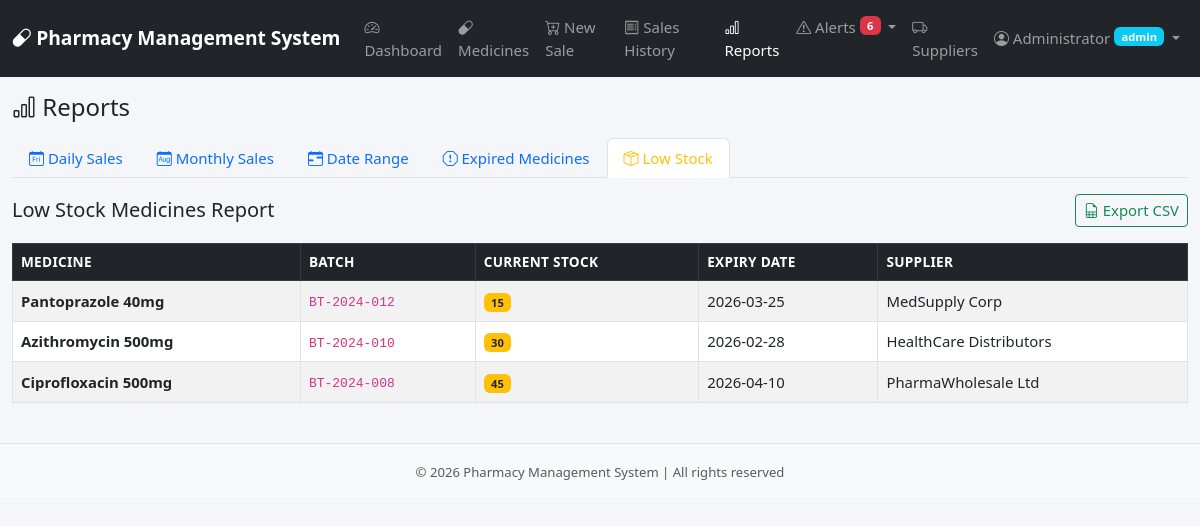
The page /admin/reports.php?type=lowstock (signed in) on the database its author committed.
### tables this page shows
CREATE TABLE `medicines` (
    `id` INT UNSIGNED AUTO_INCREMENT PRIMARY KEY,
    `name` VARCHAR(200) NOT NULL,
    `batch_number` VARCHAR(50) NOT NULL,
    `expiry_date` DATE NOT NULL,
    `purchase_price` DECIMAL(10,2) NOT NULL CHECK (`purchase_price` > 0),
    `sale_price` DECIMAL(10,2) NOT NULL CHECK (`sale_price` > 0),
    `quantity` INT NOT NULL DEFAULT 0 CHECK (`quantity` >= 0),
    `supplier_id` INT UNSIGNED DEFAULT NULL,
    `created_at` DATETIME NOT NULL DEFAULT CURRENT_TIMESTAMP,
    `updated_at` DATETIME DEFAULT NULL ON UPDATE CURRENT_TIMESTAMP,
    INDEX `idx_medicines_name` (`name`),
    INDEX `idx_medicines_expiry` (`expiry_date`),
    INDEX `idx_medicines_batch` (`batch_number`),
    INDEX `idx_medicines_quantity` (`quantity`),
    CONSTRAINT `fk_medicines_supplier` FOREIGN KEY (`supplier_id`) REFERENCES `suppliers`(`id`) ON DELETE SET NULL
);

CREATE TABLE `suppliers` (
    `id` INT UNSIGNED AUTO_INCREMENT PRIMARY KEY,
    `name` VARCHAR(150) NOT NULL,
    `phone` VARCHAR(20) DEFAULT NULL,
    `email` VARCHAR(150) DEFAULT NULL,
    `address` TEXT DEFAULT NULL,
    `created_at` DATETIME NOT NULL DEFAULT CURRENT_TIMESTAMP
);

### config/db.php (called while the page is built, shortened)
<?php
function h($string) {
    return htmlspecialchars($string, ENT_QUOTES, 'UTF-8');
}

### admin/reports.php (the view, shortened to what this page needs)
<?php
require_once __DIR__ . '/../includes/header.php';
$db = getDB();
$reportType = $_GET['type'] ?? 'daily';
$reportData = [];
$reportTitle = '';
$columns = [];
switch ($reportType) {
    case 'lowstock':
        $reportTitle = 'Low Stock Medicines Report';
        $columns = ['Medicine', 'Batch', 'Current Stock', 'Expiry Date', 'Supplier'];
        $stmt = $db->prepare("SELECT m.name, m.batch_number, m.quantity, m.expiry_date, s.name as supplier_name
            FROM medicines m LEFT JOIN suppliers s ON m.supplier_id = s.id
            WHERE m.quantity > 0 AND m.quantity <= :threshold ORDER BY m.quantity ASC");
        $stmt->execute(['threshold' => LOW_STOCK_THRESHOLD]);
        $reportData = $stmt->fetchAll();
        break;
}
?>
<h4 class="mb-3"><i class="bi bi-bar-chart"></i> Reports</h4>
<ul class="nav nav-tabs mb-3">
    <li class="nav-item">
        <a class="nav-link <?= $reportType === 'daily' ? 'active' : '' ?>" href="?type=daily">
            <i class="bi bi-calendar-day"></i> Daily Sales
        </a>
    </li>
    <li class="nav-item">
        <a class="nav-link <?= $reportType === 'monthly' ? 'active' : '' ?>" href="?type=monthly">
            <i class="bi bi-calendar-month"></i> Monthly Sales
        </a>
    </li>
    <li class="nav-item">
        <a class="nav-link <?= $reportType === 'daterange' ? 'active' : '' ?>" href="?type=daterange">
            <i class="bi bi-calendar-range"></i> Date Range
        </a>
    </li>
    <li class="nav-item">
        <a class="nav-link <?= $reportType === 'expired' ? 'active text-danger' : '' ?>" href="?type=expired">
            <i class="bi bi-exclamation-octagon"></i> Expired Medicines
        </a>
    </li>
    <li class="nav-item">
        <a class="nav-link <?= $reportType === 'lowstock' ? 'active text-warning' : '' ?>" href="?type=lowstock">
            <i class="bi bi-box-seam"></i> Low Stock
        </a>
    </li>
</ul>
<div class="d-flex justify-content-between align-items-center mb-3">
    <h5 class="mb-0"><?= h($reportTitle) ?></h5>
    <?php if (!empty($reportData)): ?>
    <a href="?<?= http_build_query(array_merge($_GET, ['export' => 1])) ?>" class="btn btn-outline-success btn-sm">
        <i class="bi bi-file-earmark-spreadsheet"></i> Export CSV
    </a>
    <?php endif; ?>
</div>
<div class="table-responsive">
    <table class="table table-bordered table-hover table-striped align-middle">
        <thead class="table-dark">
            <tr>
                <?php foreach ($columns as $col): ?>
                    <th><?= h($col) ?></th>
                <?php endforeach; ?>
            </tr>
        </thead>
        <tbody>
            <?php if (empty($reportData)): ?>
                <tr><td colspan="<?= count($columns) ?>" class="text-center text-muted py-3">No data found for this report.</td></tr>
            <?php else: ?>
                <?php if ($reportType === 'daily'): ?>
                    <?php $dayTotal = 0; foreach ($reportData as $r): $dayTotal += $r['total_amount']; ?>
                    <tr>
                        <td><a href="/pharmacy-system/admin/sale_detail.php?id=<?= $r['id'] ?>">#<?= $r['id'] ?></a></td>
                        <td><?= date('h:i A', strtotime($r['sale_date'])) ?></td>
                        <td><?= $r['item_count'] ?></td>
                        <td class="fw-semibold">$<?= number_format($r['total_amount'], 2) ?></td>
                        <td><?= h($r['user_name'] ?? 'N/A') ?></td>
                    </tr>
                    <?php endforeach; ?>
                    </tbody>
                    <tfoot class="table-dark">
                        <tr>
                            <td colspan="3" class="text-end fw-bold">Day Total:</td>
                            <td class="fw-bold">$<?= number_format($dayTotal, 2) ?></td>
                            <td></td>
                        </tr>
                    </tfoot>
                <?php elseif ($reportType === 'lowstock'): ?>
                    <?php foreach ($reportData as $r): ?>
                    <tr>
                        <td class="fw-semibold"><?= h($r['name']) ?></td>
                        <td><code><?= h($r['batch_number']) ?></code></td>
                        <td><span class="badge bg-warning text-dark"><?= $r['quantity'] ?></span></td>
                        <td><?= h($r['expiry_date']) ?></td>
                        <td><?= h($r['supplier_name'] ?? '—') ?></td>
                    </tr>
                    <?php endforeach; ?>
                <?php endif; ?>
            <?php endif; ?>
        </tbody>
    </table>
</div>
<?php require_once __DIR__ . '/../includes/footer.php'; ?>

### assets/css/style.css (style rules this page uses)
body { font-size: 15px; background-color: #f5f6fa; }
.table th { font-size: 0.85rem; text-transform: uppercase; letter-spacing: 0.3px; white-space: nowrap; }
.table td { font-size: 0.93rem; vertical-align: middle; }
.btn { font-size: 0.93rem; }
.badge { font-weight: 600; }

### rows shown on the page
medicines: name "Pantoprazole 40mg", batch_number "BT-2024-012", quantity "15", expiry_date "2026-03-25", supplier.name "MedSupply Corp"
medicines: name "Azithromycin 500mg", batch_number "BT-2024-010", quantity "30", expiry_date "2026-02-28", supplier.name "HealthCare Distributors"
medicines: name "Ciprofloxacin 500mg", batch_number "BT-2024-008", quantity "45", expiry_date "2026-04-10", supplier.name "PharmaWholesale Ltd"

### other values the page prints
APP_NAME "Pharmacy Management System"
$totalAlerts "6"
$_SESSION['user_name'] "Administrator"
$_SESSION['user_role'] "admin"
$reportTitle "Low Stock Medicines Report"
$col "MEDICINE"
$col "BATCH"
$col "CURRENT STOCK"
$col "EXPIRY DATE"
$col "SUPPLIER"
